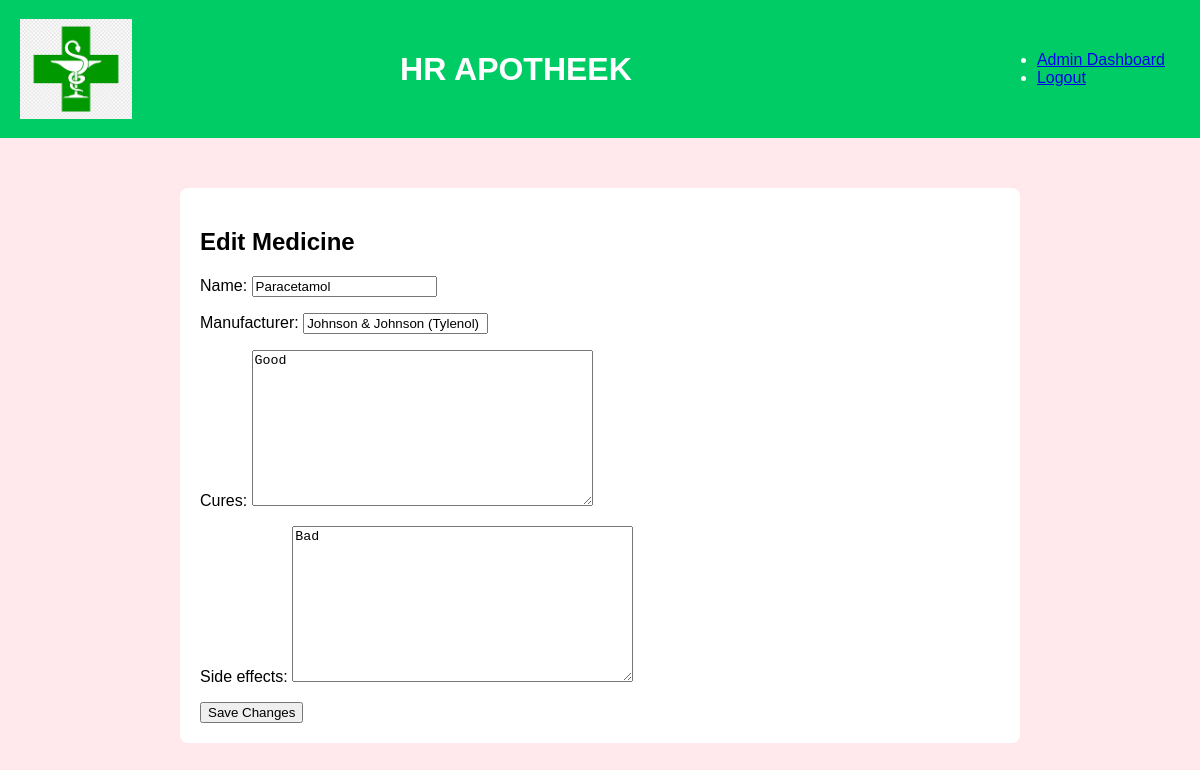
Page /custom_admin/medicines/2/edit/ (signed in) on the committed database.
### base/models.py (models this page shows, shortened)
class Medicine(models.Model):
    name = models.CharField(max_length=100)
    manufacturer = models.CharField(max_length=100)
    cures = models.TextField()
    side_effects = models.TextField()

### base/views.py (the view)
# urls.py: path('custom_admin/medicines/<int:medicine_id>/edit/', views.admin_edit_medicine, name='admin_edit_medicine'),
@login_required
@user_passes_test(lambda u: u.is_staff)
def admin_edit_medicine(request, medicine_id):
    medicine = get_object_or_404(Medicine, id=medicine_id)
    if request.method == 'POST':
        form = MedicineForm(request.POST, instance=medicine)
        if form.is_valid():
            form.save()
            return redirect('admin_dashboard')
    else:
        form = MedicineForm(instance=medicine)
    return render(request, 'admin/edit_medicine.html', {'form': form})

### base/forms.py
class MedicineForm(forms.ModelForm):
    class Meta:
        model = Medicine
        fields = ['name', 'manufacturer', 'cures', 'side_effects']

### base/templates/admin/edit_medicine.html (shortened to what this page needs)
<!DOCTYPE html>
<html lang="en">
<head>
    {% load static %}
    <link rel="stylesheet" href="{% static 'base/css/style.css' %}">
</head>
<body>
    {% include 'base/base.html' %}
    <main>
        <h2>Edit Medicine</h2>
        <form method="post">
            {{ form.as_p }}
            <button type="submit">Save Changes</button>
        </form>
    </main>
</body>
</html>

### base/static/base/css/style.css (style rules this page uses)
body { background-color: rgb(255, 233, 237); font-family: Arial, sans-serif; margin: 0; padding: 0; }
main { background-color: rgb(255, 255, 255); border-radius: 8px; margin: 50px auto; color: rgb(0, 0, 0); max-width: 800px; padding: 20px; }

### rows in the picture
Medicine: name "Paracetamol", manufacturer "Johnson & Johnson (Tylenol)", cures "Good", side_effects "Bad"
